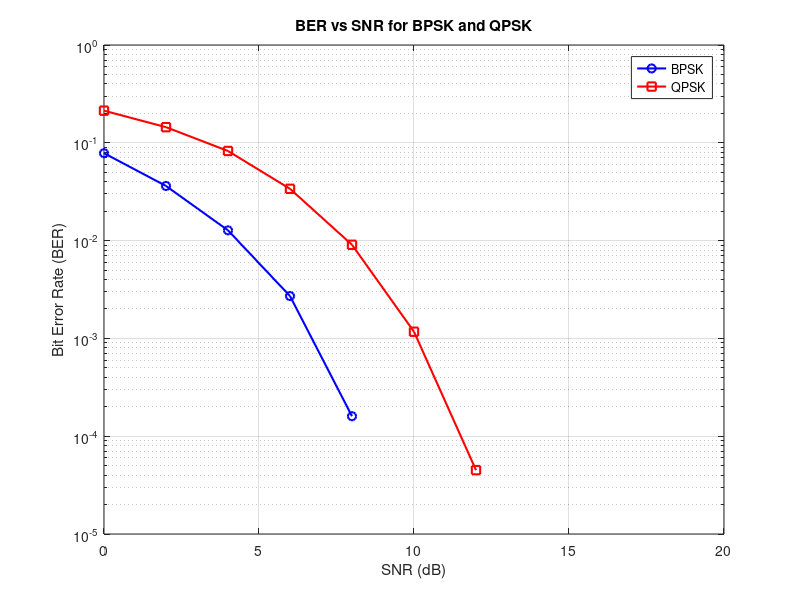

Here is the MATLAB script that generated this plot:
% Project: Comparison Between BPSK and QPSK Modulation Techniques
% Objective: Compare BER performance of BPSK and QPSK under AWGN channel

clc;
clear;
close all;

%% Parameters
snr_range = 0:2:20; % SNR range in dB
num_bits = 1e5; % Number of bits to simulate
ber_bpsk = zeros(size(snr_range)); % BER for BPSK
ber_qpsk = zeros(size(snr_range)); % BER for QPSK

%% Simulation Loop
for i = 1:length(snr_range)
    snr = snr_range(i);
    
    %% BPSK Modulation
    data_bpsk = randi([0 1], num_bits, 1); % Generate random binary data
    mod_bpsk = pskmod(data_bpsk, 2); % BPSK modulation
    rx_bpsk = awgn(mod_bpsk, snr, 'measured'); % Add noise
    demod_bpsk = pskdemod(rx_bpsk, 2); % BPSK demodulation
    [~, ber_bpsk(i)] = biterr(data_bpsk, demod_bpsk); % Calculate BER
    
    %% QPSK Modulation
    data_qpsk = randi([0 1], num_bits, 1); % Generate random binary data
    mod_qpsk = pskmod(data_qpsk, 4, pi/4); % QPSK modulation with phase offset
    rx_qpsk = awgn(mod_qpsk, snr, 'measured'); % Add noise
    demod_qpsk = pskdemod(rx_qpsk, 4, pi/4); % QPSK demodulation
    [~, ber_qpsk(i)] = biterr(data_qpsk, demod_qpsk); % Calculate BER
end

%% Plot BER vs SNR
figure;
semilogy(snr_range, ber_bpsk, 'b-o', 'LineWidth', 1.5); hold on;
semilogy(snr_range, ber_qpsk, 'r-s', 'LineWidth', 1.5);
grid on;
xlabel('SNR (dB)');
ylabel('Bit Error Rate (BER)');
title('BER vs SNR for BPSK and QPSK');
legend('BPSK', 'QPSK', 'Location', 'Best');
hold off;

%% Spectral Efficiency Comparison
fprintf('Spectral Efficiency:\n');
fprintf('BPSK: %.2f bits/symbol\n', 1); % BPSK transmits 1 bit per symbol
fprintf('QPSK: %.2f bits/symbol\n', 2); % QPSK transmits 2 bits per symbol